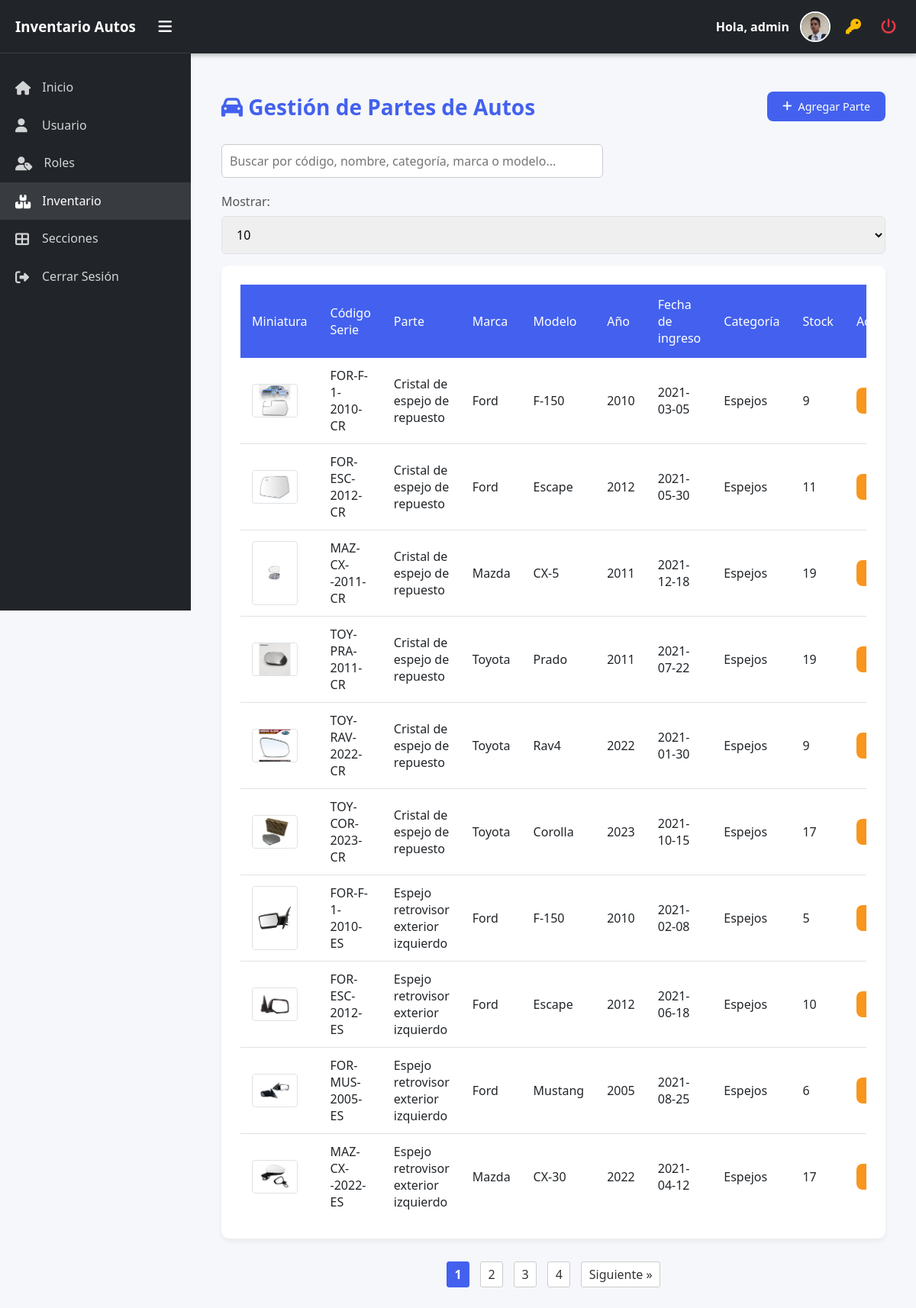
The app's page /Inventario/inventario.php (signed in) with its own data.
### tables this page shows
CREATE TABLE IF NOT EXISTS `partes_autos` (
  `id_parte` int NOT NULL AUTO_INCREMENT,
  `nombre` varchar(100) NOT NULL,
  `descripcion` varchar(800) NOT NULL,
  `precio` decimal(10,2) NOT NULL,
  `cantidad_stock` int NOT NULL,
  `codigo_serie` varchar(100) NOT NULL,
  `id_marca` int NOT NULL,
  `id_modelo` int NOT NULL,
  `id_cat` int NOT NULL,
  `imagen` varchar(750) DEFAULT NULL,
  `imagen_thumbnail` varchar(750) DEFAULT NULL,
  `fecha_registro` timestamp NULL DEFAULT CURRENT_TIMESTAMP,
  PRIMARY KEY (`id_parte`),
  KEY `id_marca` (`id_marca`),
  KEY `id_modelo` (`id_modelo`),
  KEY `id_cat` (`id_cat`)
);

CREATE TABLE IF NOT EXISTS `marca` (
  `id_marca` int NOT NULL,
  `marca` varchar(100) NOT NULL,
  PRIMARY KEY (`id_marca`)
);

CREATE TABLE IF NOT EXISTS `modelo` (
  `id_modelo` int NOT NULL AUTO_INCREMENT,
  `modelo` varchar(100) NOT NULL,
  `anio` year NOT NULL,
  `id_marca` int NOT NULL,
  PRIMARY KEY (`id_modelo`),
  KEY `id_marca` (`id_marca`)
);

CREATE TABLE IF NOT EXISTS `categoria` (
  `id_cat` int NOT NULL,
  `categoria` varchar(100) NOT NULL,
  PRIMARY KEY (`id_cat`)
);

### clases/conexion.php (called while the page is built, shortened)
<?php
class mod_db implements ICRUD
{
	private $conexion;
	public function __construct()
	{
		$sql_host = "localhost";
		$sql_name = "rastro_autos";
		$sql_user = "root";
		$sql_pass = "";
		$dsn = "mysql:host=$sql_host;dbname=$sql_name;charset=utf8";
		try {
			$this->conexion = new PDO($dsn, $sql_user, $sql_pass);
			$this->conexion->setAttribute(PDO::ATTR_ERRMODE, PDO::ERRMODE_EXCEPTION);
		} catch (PDOException $e) {
			echo "Error de conexión: " . $e->getMessage();
			exit;
		}
	}
	public function getConexion (){
		return $this->conexion;
	}
}
?>

### clases/ClaseInventario.php (called while the page is built, shortened)
<?php
require_once 'conexion.php';
class Inventario {
    private $db;
    public function __construct($conexion) {
        $this->db = $conexion->getConexion();
    }
    public function contarPartes() {
        $stmt = $this->db->query("SELECT COUNT(*) FROM partes_autos");
        return (int)$stmt->fetchColumn();
    }
    public function obtenerPartesLimitOffset($limit, $offset) {
        try {
            $sql = "SELECT
                pa.id_parte,
                pa.nombre,
                pa.descripcion,
                pa.precio,
                pa.cantidad_stock,
                pa.codigo_serie,
                pa.id_marca,
                pa.id_modelo,
                pa.imagen,
                DATE(pa.fecha_registro) AS fecha_registro,
                pa.imagen_thumbnail,
                ca.categoria,
                ma.marca,
                mo.modelo,
                mo.anio
            FROM partes_autos AS pa
            INNER JOIN categoria AS ca ON pa.id_cat = ca.id_cat
            INNER JOIN marca AS ma ON pa.id_marca = ma.id_marca
            INNER JOIN modelo AS mo ON pa.id_modelo = mo.id_modelo
            ORDER BY pa.id_parte DESC
            LIMIT :limit OFFSET :offset";
            $stmt = $this->db->prepare($sql);
            $stmt->bindValue(':limit', (int)$limit, PDO::PARAM_INT);
            $stmt->bindValue(':offset', (int)$offset, PDO::PARAM_INT);
            $stmt->execute();
            return $stmt->fetchAll(PDO::FETCH_ASSOC);
        } catch (PDOException $e) {
            error_log("Error en obtenerPartesLimitOffset: " . $e->getMessage());
            return [];
        }
    }
}

### Inventario/inventario.php (the view, shortened to what this page needs)
<?php
include '../comunes/navbar.php';
require_once '../clases/conexion.php';
require_once '../clases/ClaseInventario.php';
$conexion = new mod_db();
$inventario = new Inventario($conexion);
$totalRegistros = $inventario->contarPartes();
$opcionesMostrar = [10];
for ($i = 25; $i < $totalRegistros; $i += 25) {
    $opcionesMostrar[] = $i;
}
if (!in_array($totalRegistros, $opcionesMostrar)) {
    $opcionesMostrar[] = $totalRegistros;
}
sort($opcionesMostrar);
$mostrar = isset($_GET['mostrar']) && in_array((int)$_GET['mostrar'], $opcionesMostrar) ? (int)$_GET['mostrar'] : 10;
$pagina = isset($_GET['pagina']) && is_numeric($_GET['pagina']) && $_GET['pagina'] > 0 ? (int)$_GET['pagina'] : 1;
$totalPaginas = max(1, ceil($totalRegistros / $mostrar));
$offset = ($pagina - 1) * $mostrar;
$partes = $inventario->obtenerPartesLimitOffset($mostrar, $offset);
?>
<!DOCTYPE html>
<html lang="es">
<head>
  <link rel="stylesheet" href="https://cdnjs.cloudflare.com/ajax/libs/font-awesome/6.4.0/css/all.min.css" />
  <link rel="stylesheet" href="../estilos/estiloInventario.css" />
  <link rel="stylesheet" href="../estilos/estiloModales.css" />
</head>
<body>
<?php include '../comunes/sidebar.php'; ?>
<div class="main-content" id="mainContent" style="padding-top: 100px;">
  <div class="container">
    <header>
      <h1><i class="fas fa-car"></i> Gestión de Partes de Autos</h1>
      <button class="btn btn-primary" id="addPartBtn">
        <i class="fas fa-plus"></i> Agregar Parte
      </button>
    </header>
    <div class="search-bar">
      <input type="text" id="searchInput" placeholder="Buscar por código, nombre, categoría, marca o modelo...">
    </div>
    <div class="show-select">
      <label for="mostrarSelect">Mostrar: </label>
        <select id="mostrarSelect" name="mostrar">
          <?php foreach ($opcionesMostrar as $opcion): ?>
            <option value="<?= $opcion ?>" <?= $mostrar == $opcion ? 'selected' : '' ?>><?= $opcion ?></option>
          <?php endforeach; ?>
        </select>
    </div>
    <div class="card">
      <div class="table-responsive">
        <table>
          <thead>
            <tr>
              <th>Miniatura</th>
              <th>Código Serie</th>
              <th>Parte</th>
              <th>Marca</th>
              <th>Modelo</th>
              <th>Año</th>
              <th>Fecha de ingreso</th>
              <th>Categoría</th>
              <th>Stock</th>
              <th>Acciones</th>
            </tr>
          </thead>
          <tbody>
          <?php if (!empty($partes)): ?>
            <?php foreach ($partes as $parte): ?>
              <tr>
                <td><img src="<?= htmlspecialchars($parte['imagen_thumbnail'] ?? '') ?>" alt="Miniatura" class="thumbnail" /></td>
                <td><?= htmlspecialchars($parte['codigo_serie'] ?? '') ?></td>
                <td><?= htmlspecialchars($parte['nombre'] ?? '') ?></td>
                <td><?= htmlspecialchars($parte['marca'] ?? '') ?></td>
                <td><?= htmlspecialchars($parte['modelo'] ?? '') ?></td>
                <td><?= htmlspecialchars($parte['anio'] ?? '') ?></td>
                <td><?= htmlspecialchars($parte['fecha_registro'] ?? '') ?></td>
                <td><?= htmlspecialchars($parte['categoria'] ?? '') ?></td>
                <td><?= htmlspecialchars($parte['cantidad_stock'] ?? '') ?></td>
                <td>
                  <div class="action-buttons">
                    <button class="btn btn-sm btn-view" onclick="viewPart(<?= $parte['id_parte'] ?>)">
                    </button>
                  </div>
                </td>
              </tr>
            <?php endforeach; ?>
          <?php else: ?>
            <tr>
              <td colspan="10" style="text-align:center;">No hay partes registradas.</td>
            </tr>
          <?php endif; ?>
          </tbody>
        </table>
      </div>
    </div>
    <div class="pagination">
      <?php
      $rango = 3;
      $inicio = max(1, $pagina - $rango);
      $fin = min($totalPaginas, $pagina + $rango);
      for ($i = $inicio; $i <= $fin; $i++): ?>
        <a href="?mostrar=<?= $mostrar ?>&pagina=<?= $i ?>" class="<?= $pagina == $i ? 'active' : '' ?>"><?= $i ?></a>
      <?php endfor; ?>
      <?php if ($pagina < $totalPaginas): ?>
        <a href="?mostrar=<?= $mostrar ?>&pagina=<?= $pagina + 1 ?>">Siguiente &raquo;</a>
      <?php endif; ?>
    </div>
  </div>
</div>
</body>
</html>

### estilos/estiloInventario.css (style rules this page uses)
:root { --primary: #4361ee; --primary-dark: #3a56d4; --secondary: #3f37c9; --success: #4cc9f0; --danger: #f72585; --warning: #f8961e; --light: #f8f9fa; --dark: #212529; --gray: #6c757d; --border: #dee2e6; }
* { margin: 0; padding: 0; box-sizing: border-box; font-family: 'Segoe UI', Tahoma, Geneva, Verdana, sans-serif; }
body { background-color: #f5f7fa; color: var(--dark); }
.container { max-width: 1400px; margin: 0 auto; padding: 20px; }
header { display: flex; justify-content: space-between; align-items: center; margin-bottom: 30px; flex-wrap: wrap; gap: 20px; }
h1 { color: var(--primary); font-weight: 600; font-size: 28px; }
.card { background: white; border-radius: 10px; box-shadow: 0 4px 6px rgba(0, 0, 0, 0.05); padding: 25px; margin-bottom: 30px; }
label { display: block; margin-bottom: 8px; font-weight: 500; color: #555; }
input, select, textarea { width: 100%; padding: 12px 15px; border: 1px solid var(--border); border-radius: 6px; font-size: 16px; transition: border 0.3s ease; }
.btn { display: inline-flex; align-items: center; gap: 8px; padding: 12px 20px; border-radius: 6px; font-weight: 500; cursor: pointer; transition: all 0.3s ease; text-decoration: none; border: none; font-size: 15px; }
.btn-primary { background-color: var(--primary); color: white; }
.table-responsive { overflow-x: auto; }
table { width: 100%; border-collapse: collapse; }
thead { background-color: var(--primary); color: white; }
th { padding: 15px; text-align: left; font-weight: 500; }
td { padding: 12px 15px; border-bottom: 1px solid var(--border); vertical-align: middle; }
tr:last-child td { border-bottom: none; }
.thumbnail { width: 60px; height: 60px; border-radius: 4px; object-fit: contain; border: 1px solid var(--border); background-color: #ffffffff; display: block; }
.action-buttons { display: flex; gap: 8px; }
.btn-sm { padding: 6px 12px; font-size: 13px; border-radius: 4px; }
.btn-view { background-color: var(--warning); color: white; }
.main-content { margin-left: var(--sidebar-width); transition: margin-left 0.3s ease; padding: 20px; }
.search-bar { margin: 20px 0; display: flex; justify-content: flex-start; }
.search-bar input { padding: 10px; width: 100%; max-width: 500px; border: 1px solid #ccc; border-radius: 6px; font-size: 16px; }
.show-select { margin-bottom: 15px; }
.thumbnail { width: 60px; height: auto; }
.pagination { margin-top: 1rem; text-align: center; }
.pagination a { margin: 0 0.3rem; padding: 0.3rem 0.6rem; border: 1px solid #ccc; background: white; color: #333; text-decoration: none; border-radius: 3px; cursor: pointer; display: inline-block; }
.pagination a.active { background-color: var(--primary, #4361ee); color: white; font-weight: bold; border-color: var(--primary, #4361ee); pointer-events: none; }

### estilos/estiloModales.css (style rules this page uses)
:root { --primary-color: #4361ee; --primary-dark: #3a56d4; --error-color: #e63946; --text-color: #2b2d42; --text-light: #8d99ae; --bg-color: #ffffff; --border-color: #edf2f4; --input-bg: #f8f9fa; --shadow: 0 4px 20px rgba(0, 0, 0, 0.08); --radius: 8px; --transition: all 0.3s ease; }
.btn { padding: 10px 20px; border-radius: var(--radius); font-weight: 500; cursor: pointer; transition: var(--transition); font-size: 0.9rem; border: none; }

### comunes/sidebar.php (style rules this page uses)
:root { --primary: #4361ee; --dark: #212529; --sidebar-width: 250px; --sidebar-collapsed-width: 80px; --header-height: 70px; }

### records on screen
partes_autos: imagen_thumbnail (picture), codigo_serie "FOR-F-1-2010-CR", nombre "Cristal de espejo de repuesto", id_marca.marca "Ford", id_modelo.modelo "F-150", id_modelo.anio "2010", fecha_registro "2021-03-05", id_cat.categoria "Espejos", cantidad_stock "9"
partes_autos: imagen_thumbnail (picture), codigo_serie "FOR-ESC-2012-CR", nombre "Cristal de espejo de repuesto", id_marca.marca "Ford", id_modelo.modelo "Escape", id_modelo.anio "2012", fecha_registro "2021-05-30", id_cat.categoria "Espejos", cantidad_stock "11"
partes_autos: imagen_thumbnail (picture), codigo_serie "MAZ-CX--2011-CR", nombre "Cristal de espejo de repuesto", id_marca.marca "Mazda", id_modelo.modelo "CX-5", id_modelo.anio "2011", fecha_registro "2021-12-18", id_cat.categoria "Espejos", cantidad_stock "19"
partes_autos: imagen_thumbnail (picture), codigo_serie "TOY-PRA-2011-CR", nombre "Cristal de espejo de repuesto", id_marca.marca "Toyota", id_modelo.modelo "Prado", id_modelo.anio "2011", fecha_registro "2021-07-22", id_cat.categoria "Espejos", cantidad_stock "19"
partes_autos: imagen_thumbnail (picture), codigo_serie "TOY-RAV-2022-CR", nombre "Cristal de espejo de repuesto", id_marca.marca "Toyota", id_modelo.modelo "Rav4", id_modelo.anio "2022", fecha_registro "2021-01-30", id_cat.categoria "Espejos", cantidad_stock "9"
partes_autos: imagen_thumbnail (picture), codigo_serie "TOY-COR-2023-CR", nombre "Cristal de espejo de repuesto", id_marca.marca "Toyota", id_modelo.modelo "Corolla", id_modelo.anio "2023", fecha_registro "2021-10-15", id_cat.categoria "Espejos", cantidad_stock "17"
partes_autos: imagen_thumbnail (picture), codigo_serie "FOR-F-1-2010-ES", nombre "Espejo retrovisor exterior izquierdo", id_marca.marca "Ford", id_modelo.modelo "F-150", id_modelo.anio "2010", fecha_registro "2021-02-08", id_cat.categoria "Espejos", cantidad_stock "5"
partes_autos: imagen_thumbnail (picture), codigo_serie "FOR-ESC-2012-ES", nombre "Espejo retrovisor exterior izquierdo", id_marca.marca "Ford", id_modelo.modelo "Escape", id_modelo.anio "2012", fecha_registro "2021-06-18", id_cat.categoria "Espejos", cantidad_stock "10"
partes_autos: imagen_thumbnail (picture), codigo_serie "FOR-MUS-2005-ES", nombre "Espejo retrovisor exterior izquierdo", id_marca.marca "Ford", id_modelo.modelo "Mustang", id_modelo.anio "2005", fecha_registro "2021-08-25", id_cat.categoria "Espejos", cantidad_stock "6"
partes_autos: imagen_thumbnail (picture), codigo_serie "MAZ-CX--2022-ES", nombre "Espejo retrovisor exterior izquierdo", id_marca.marca "Mazda", id_modelo.modelo "CX-30", id_modelo.anio "2022", fecha_registro "2021-04-12", id_cat.categoria "Espejos", cantidad_stock "17"

### other values on screen
form field mostrar "10"
